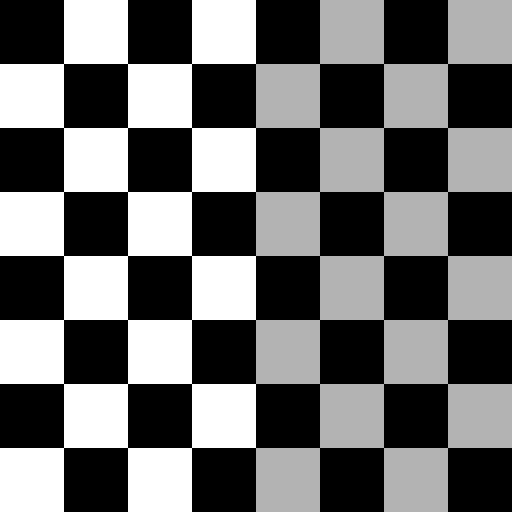
#> input picture chapter 06 image geometic operation/chapter 11 image geometic operation/images/Fig0507(a)(checkeboard8_pixeldup_8).tif, 512 x 512 px
$ jupyter execute dip_affine_transform.ipynb   (shell and % lines are left out)
#> lines starting #> are read from the running program, lines starting #| are printed output that depends on the picture
# 仿射变换示例

[cell 1]
from skimage import io,transform,img_as_float
import numpy as np
import matplotlib.pyplot as plt

## 平移

[cell 2]
img = io.imread('images/Fig0507(a)(checkeboard8_pixeldup_8).tif')
#> img is the input picture: shape (512, 512); min 0, max 255, mean 108.5
tx = 100
ty = 50
T = transform.AffineTransform(translation=(tx,ty))

res = transform.warp(img,T.inverse)
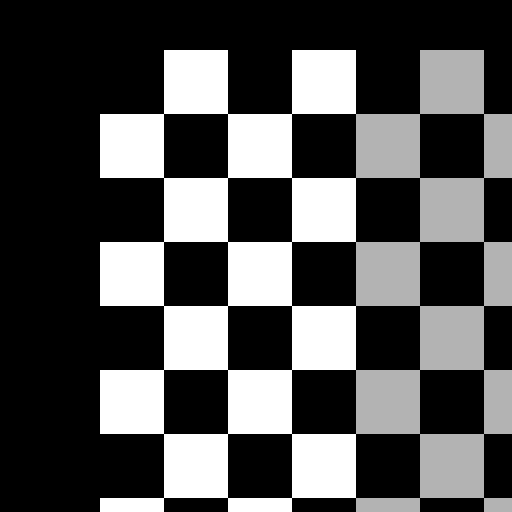
#> res: shape (512, 512) float64; min 0, max 1, mean 0.32
plt.subplot(121)
plt.imshow(img,cmap='gray')
plt.title('Original')
plt.axis('off')
plt.subplot(122)
plt.imshow(res,cmap='gray')
plt.title('Translation')
plt.axis('off')
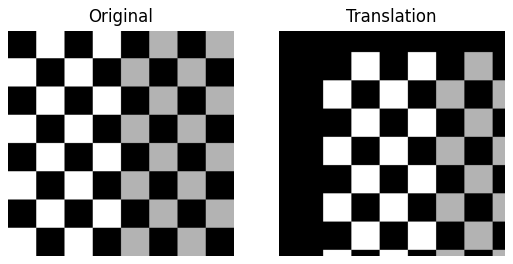
#> figure drawn by matplotlib, 2 panels

## 缩放

[cell 3]
sx = 1
sy = 2
S = transform.AffineTransform(scale=(sx,sy))
res = transform.warp(img,S.inverse)
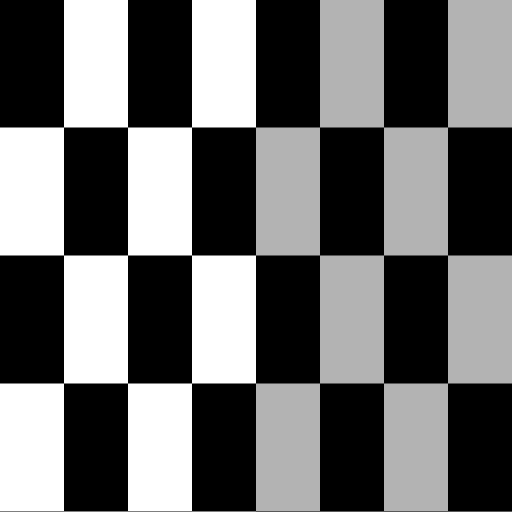
#> res: shape (512, 512) float64; min 0, max 1, mean 0.425
plt.subplot(121)
plt.imshow(img)
plt.imshow(img,cmap='gray')
plt.title('Original')
plt.axis('off')
plt.subplot(122)
plt.imshow(res,cmap='gray')
plt.title('Scaled')
plt.axis('off')
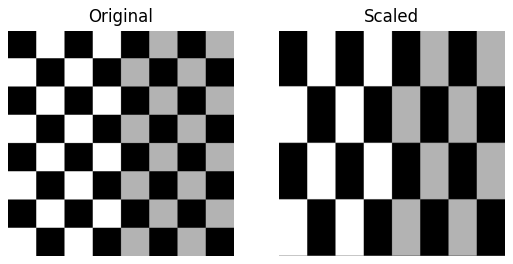
#> figure drawn by matplotlib, 2 panels

## 旋转

[cell 4]
tx = 256
ty = -100
T = transform.AffineTransform(translation=(tx,ty))
R = transform.AffineTransform(rotation=np.deg2rad(30))
res = transform.warp(img,(T+R).inverse)
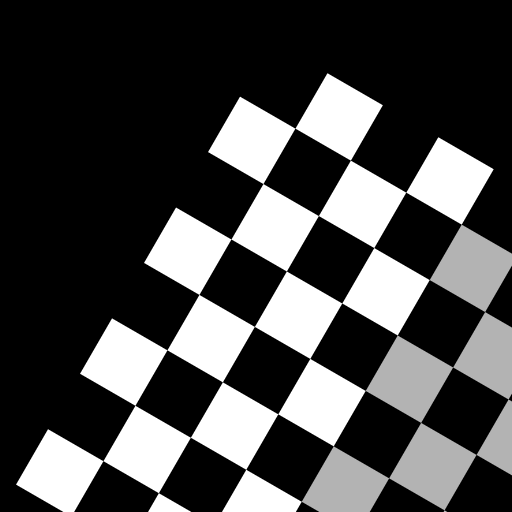
#> res: shape (512, 512) float64; min 0, max 1, mean 0.282

plt.subplot(121)
plt.imshow(img,cmap='gray')
plt.title('Original')
plt.axis('off')
plt.subplot(122)
plt.imshow(res,cmap='gray')
plt.title('Rotation')
plt.axis('off')
